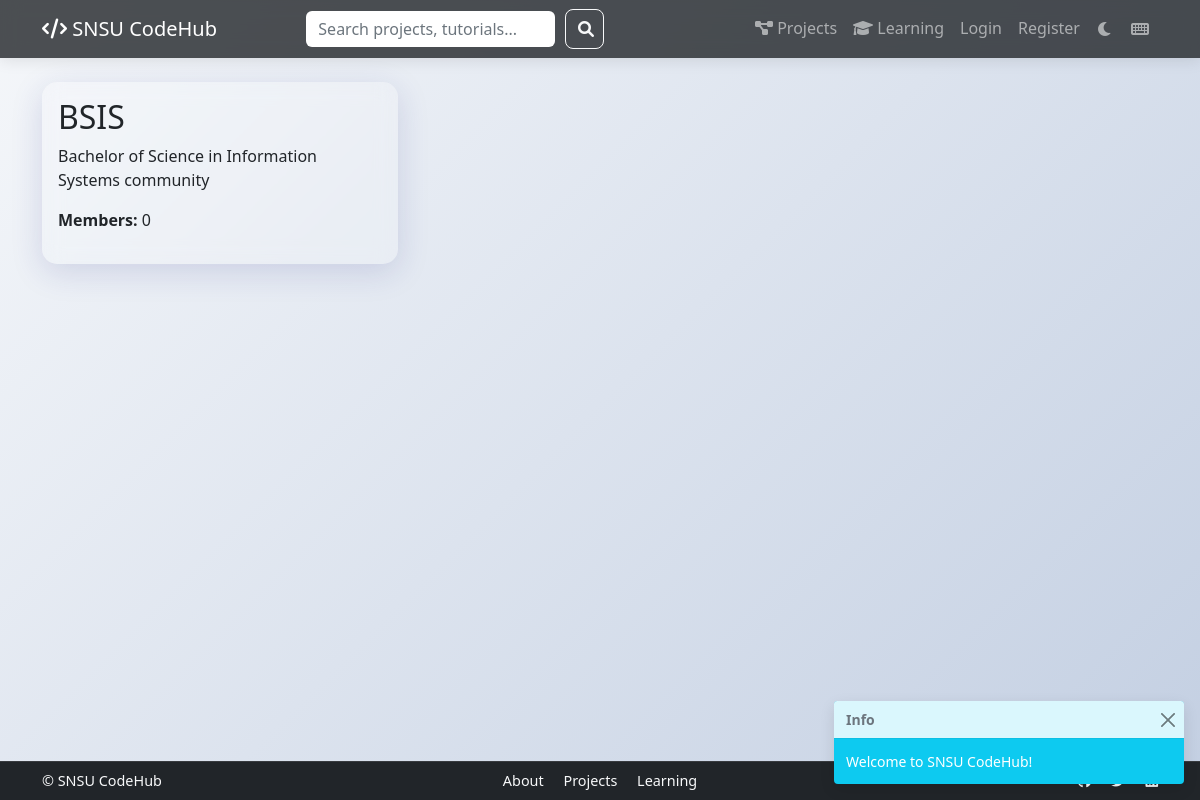
Screenshot of /organizations/3 with the database file from the repository.
### app/models.py (models this page shows)
class Organization(db.Model):
    __tablename__ = 'organization'
    id = db.Column(db.Integer, primary_key=True)
    name = db.Column(db.String(100), nullable=False)  # e.g., BSIT, BSCS, etc.
    description = db.Column(db.Text)
    created_at = db.Column(db.DateTime, default=datetime.utcnow)
    members = db.relationship('User', secondary='organization_members', backref='organizations')
    posts = db.relationship('Post', backref='organization', lazy='dynamic')

### app/organizations/routes.py (the view)
@bp.route('/organizations/<int:id>')
def view(id):
    organization = Organization.query.get_or_404(id)
    posts = organization.posts.order_by(Post.created_at.desc()).all()
    return render_template('organizations/view.html', organization=organization, posts=posts)

### app/__init__.py (called while the page is built)
def create_app():
    app = Flask(__name__)
    app.config.from_object(Config)
    db.init_app(app)
    login_manager.init_app(app)
    login_manager.login_view = 'auth.login'
    migrate.init_app(app, db)
    @app.context_processor
    def utility_processor():
        return {'now': datetime}
    with app.app_context():
        from app.auth import bp as auth_bp
        from app.main import bp as main_bp
        from app.projects import bp as projects_bp
        from app.learning import bp as learning_bp
        from app.organizations import bp as organizations_bp
        app.register_blueprint(auth_bp)
        app.register_blueprint(main_bp)
        app.register_blueprint(projects_bp)
        app.register_blueprint(learning_bp)
        app.register_blueprint(organizations_bp)
    return app

### app/templates/organizations/view.html (shortened to what this page needs)
{% extends "base.html" %}
{% block content %}
<div class="container">
    <div class="row">
        <div class="col-md-4">
            <div class="card glass-card mb-4">
                <div class="card-body">
                    <h2>{{ organization.name }}</h2>
                    <p>{{ organization.description }}</p>
                    <p><strong>Members:</strong> {{ organization.members|length }}</p>
                </div>
            </div>
        </div>
        <div class="col-md-8">
        </div>
    </div>
</div>
{% endblock %}

### app/static/css/style.css (style rules this page uses)
:root { --glass-bg: rgba(255, 255, 255, 0.15); --glass-border: rgba(255, 255, 255, 0.2); --glass-shadow: 0 8px 32px 0 rgba(31, 38, 135, 0.37); --primary-color: #0d6efd; --secondary-color: #6c757d; --transition-speed: 0.3s; }
.card.glass-card { background: var(--glass-bg); border: none; transition: transform 0.3s ease; }
.animate-fade-in { animation: fadeIn 0.5s ease-in; }
body { background: linear-gradient(135deg, #f5f7fa 0%, #c3cfe2 100%); transition: background-color var(--transition-speed); }
.card { backdrop-filter: blur(10px); background: rgba(255, 255, 255, 0.9); border-radius: 15px; box-shadow: 0 8px 32px rgba(31, 38, 135, 0.15); transition: transform var(--transition-speed), box-shadow var(--transition-speed); animation: fadeIn 0.5s ease-out; }

### app/templates/base.html (style rules this page uses)
html, body { height: 100%; }
body { display: flex; flex-direction: column; min-height: 100vh; }

### rows the page displays
Organization: name "BSIS", description "Bachelor of Science in Information Systems community"

### other values shown
{{ organization.members|length }} "0"
